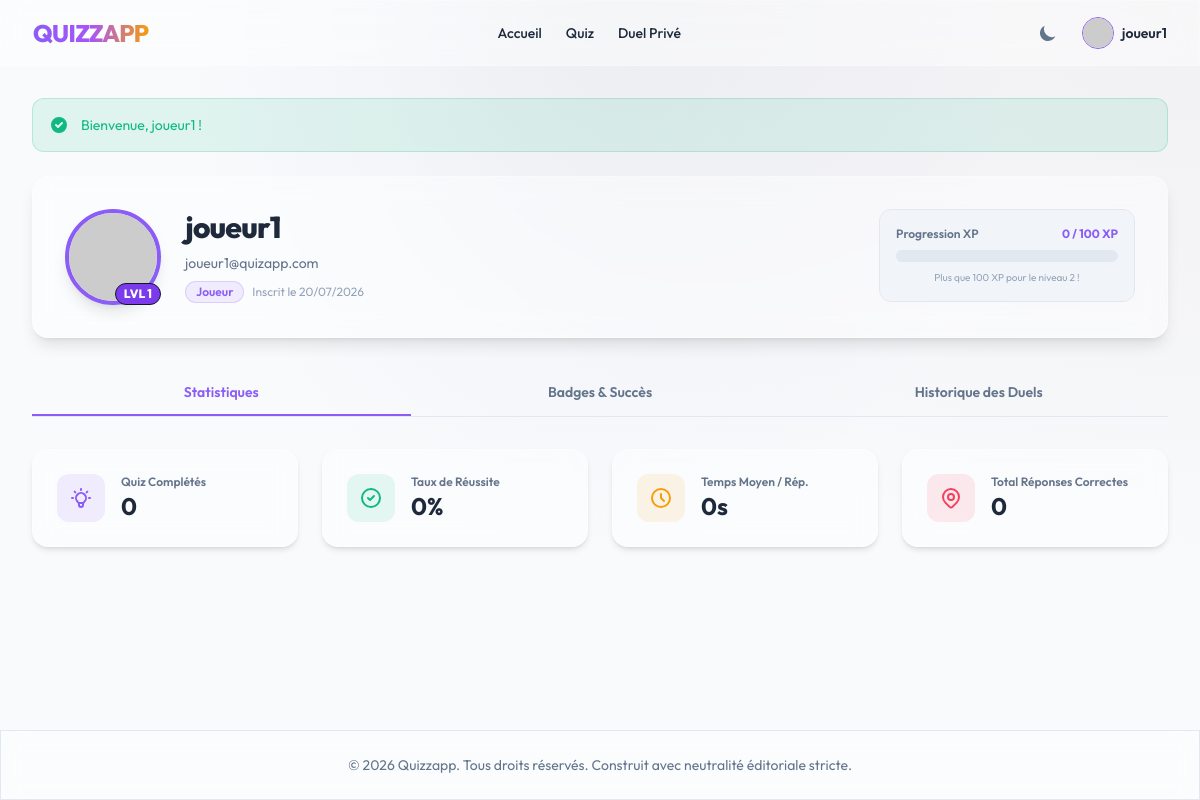
/dashboard (signed in), run on the app's committed database.
### tables this page shows
CREATE TABLE `user_statistics` (
    `id` INT AUTO_INCREMENT PRIMARY KEY,
    `user_id` INT NOT NULL UNIQUE,
    `level` INT DEFAULT 1,
    `xp` INT DEFAULT 0,
    `total_played` INT DEFAULT 0,
    `correct_count` INT DEFAULT 0,
    `time_spent` INT DEFAULT 0,  
    `average_time_per_question` FLOAT DEFAULT 0,
    `created_at` TIMESTAMP DEFAULT CURRENT_TIMESTAMP,
    `updated_at` TIMESTAMP DEFAULT CURRENT_TIMESTAMP ON UPDATE CURRENT_TIMESTAMP,
    CONSTRAINT `fk_stats_user` FOREIGN KEY (`user_id`) REFERENCES `users` (`id`) ON DELETE CASCADE
);

CREATE TABLE `users` (
    `id` INT AUTO_INCREMENT PRIMARY KEY,
    `username` VARCHAR(50) NOT NULL UNIQUE,
    `email` VARCHAR(100) NOT NULL UNIQUE,
    `password_hash` VARCHAR(255) NOT NULL,
    `avatar_url` VARCHAR(255) DEFAULT NULL,
    `role_id` INT NOT NULL,
    `email_verified` TINYINT(1) DEFAULT 0,
    `verification_token` VARCHAR(255) DEFAULT NULL,
    `two_factor_secret` VARCHAR(255) DEFAULT NULL,
    `two_factor_enabled` TINYINT(1) DEFAULT 0,
    `reset_token` VARCHAR(255) DEFAULT NULL,
    `reset_token_expires` DATETIME DEFAULT NULL,
    `created_at` TIMESTAMP DEFAULT CURRENT_TIMESTAMP,
    `updated_at` TIMESTAMP DEFAULT CURRENT_TIMESTAMP ON UPDATE CURRENT_TIMESTAMP,
    INDEX `idx_users_role` (`role_id`),
    INDEX `idx_users_email` (`email`),
    CONSTRAINT `fk_users_role` FOREIGN KEY (`role_id`) REFERENCES `roles` (`id`) ON DELETE RESTRICT
);

### app/Controllers/AuthController.php (called while the page is built, shortened)
<?php
class AuthController
{
    public function dashboard(): void
    {
        $sessionUser = Session::get('user');
        $user = User::findById($sessionUser['id']);
        $stats = User::getStatistics($sessionUser['id']);
        $achievements = User::getAchievements($sessionUser['id']);
        $history = User::getMatchHistory($sessionUser['id']);
        $successRate = 0.0;
        View::render('profile/dashboard', [
            'user' => $user,
            'stats' => $stats,
            'successRate' => $successRate,
            'achievements' => $achievements,
            'history' => $history,
            'csrf_token' => Session::csrfToken()
        ]);
    }
}

### public/index.php (called while the page is built, shortened)
<?php
$container = new Container();
$router = new Router($container);
$router->get('/', [QuizController::class, 'index']);
$router->get('/category/{slug}', [QuizController::class, 'showCategory']);
$router->get('/quiz/{id}', [QuizController::class, 'play']);
$router->get('/quiz/dynamic/{id}', [QuizController::class, 'playDynamic']);
$router->post('/api/quiz/submit', [QuizController::class, 'submitScore'], [CSRFMiddleware::class]);
$router->post('/api/quiz/favorite', [QuizController::class, 'toggleFavorite'], [CSRFMiddleware::class]);
$router->get('/register', [AuthController::class, 'showRegister']);
$router->post('/register', [AuthController::class, 'register'], [CSRFMiddleware::class]);
$router->get('/verify-email', [AuthController::class, 'verifyEmail']);
$router->get('/login', [AuthController::class, 'showLogin']);
$router->post('/login', [AuthController::class, 'login'], [CSRFMiddleware::class]);
$router->get('/login/2fa', [AuthController::class, 'show2FA']);
$router->post('/login/2fa', [AuthController::class, 'verify2FA'], [CSRFMiddleware::class]);
$router->post('/logout', [AuthController::class, 'logout'], [AuthMiddleware::class, CSRFMiddleware::class]);
$router->get('/forgot-password', [AuthController::class, 'showForgotPassword']);
$router->post('/forgot-password', [AuthController::class, 'forgotPassword'], [CSRFMiddleware::class]);
$router->get('/reset-password', [AuthController::class, 'showResetPassword']);
$router->post('/reset-password', [AuthController::class, 'resetPassword'], [CSRFMiddleware::class]);
$router->get('/dashboard', [AuthController::class, 'dashboard'], [AuthMiddleware::class]);
$router->get('/settings', [AuthController::class, 'showSettings'], [AuthMiddleware::class]);
$router->post('/settings/profile', [AuthController::class, 'updateProfile'], [AuthMiddleware::class, CSRFMiddleware::class]);
$router->post('/settings/password', [AuthController::class, 'updatePassword'], [AuthMiddleware::class, CSRFMiddleware::class]);
$router->post('/settings/2fa/generate', [AuthController::class, 'generate2FA'], [AuthMiddleware::class, CSRFMiddleware::class]);
$router->post('/settings/2fa/enable', [AuthController::class, 'enable2FA'], [AuthMiddleware::class, CSRFMiddleware::class]);
$router->post('/settings/2fa/disable', [AuthController::class, 'disable2FA'], [AuthMiddleware::class, CSRFMiddleware::class]);
$router->post('/settings/profile/delete', [AuthController::class, 'deleteAccount'], [AuthMiddleware::class, CSRFMiddleware::class]);
$router->get('/duel', [DuelController::class, 'index'], [AuthMiddleware::class]);
$router->get('/duel/{code}', [DuelController::class, 'playRoom'], [AuthMiddleware::class]);
$router->get('/admin', [AdminController::class, 'dashboard'], [AdminMiddleware::class]);
$router->get('/admin/users', [AdminController::class, 'listUsers'], [AdminMiddleware::class]);
$router->post('/admin/users/role', [AdminController::class, 'updateUserRole'], [AdminMiddleware::class, CSRFMiddleware::class]);
$router->post('/admin/backup', [AdminController::class, 'backupDatabase'], [AdminMiddleware::class, CSRFMiddleware::class]);
$router->post('/admin/export', [AdminController::class, 'exportJSON'], [AdminMiddleware::class, CSRFMiddleware::class]);
$router->post('/admin/import', [AdminController::class, 'importJSON'], [AdminMiddleware::class, CSRFMiddleware::class]);
try {
    $router->dispatch();
} catch (Exception $e) {
    http_response_code(500);
    error_log("Internal Server Error: " . $e->getMessage() . "\n" . $e->getTraceAsString());
    echo "<h1>500 - Erreur Interne du Serveur</h1><p>Une erreur inattendue est survenue. Veuillez contacter l'administrateur.</p>";
}

### app/Core/Database.php (called while the page is built, shortened)
<?php
class Database
{
    private static ?PDO $pdo = null;
    public static function getConnection(): PDO
    {
        if (self::$pdo === null) {
            $configPath = dirname(__DIR__, 2) . '/config/database.php';
            $config = require $configPath;
            $dsn = sprintf(
                "mysql:host=%s;port=%s;dbname=%s;charset=%s",
                $config['host'],
                $config['port'],
                $config['dbname'],
                $config['charset']
            );
            try {
                self::$pdo = new PDO(
                    $dsn,
                    $config['username'],
                    $config['password'],
                    $config['options']
                );
            } catch (PDOException $e) {
                error_log("Database connection failure: " . $e->getMessage() . "\n" . $e->getTraceAsString());
                throw new Exception("Database connection failure.");
            }
        }
        return self::$pdo;
    }
    public static function query(string $sql, array $params = []): \PDOStatement
    {
        $pdo = self::getConnection();
        try {
            $stmt = $pdo->prepare($sql);
            $stmt->execute($params);
            return $stmt;
        } catch (PDOException $e) {
            error_log("Database query execution error: " . $e->getMessage() . " | SQL: " . $sql . "\n" . $e->getTraceAsString());
            throw new Exception("Erreur d'exécution de la base de données.");
        }
    }
    public static function fetch(string $sql, array $params = []): ?array
    {
        $result = self::query($sql, $params)->fetch();
        return $result ? $result : null;
    }
}

### app/Models/User.php (called while the page is built, shortened)
<?php
class User
{
    public static function findById(int $id): ?array
    {
        return Database::fetch("SELECT u.*, r.name as role_name FROM users u JOIN roles r ON u.role_id = r.id WHERE u.id = ?", [$id]);
    }
    public static function getStatistics(int $id): ?array
    {
        return Database::fetch("SELECT * FROM user_statistics WHERE user_id = ?", [$id]);
    }
}

### app/Core/Session.php (called while the page is built, shortened)
<?php
class Session
{
    public static function get(string $key, $default = null)
    {
        return $_SESSION[$key] ?? $default;
    }
}

### views/profile/dashboard.php (the view, shortened to what this page needs)
<div class="space-y-8" x-data="{ activeTab: 'stats' }">
    <div class="glass-card rounded-2xl p-6 md:p-8 flex flex-col md:flex-row items-center md:items-start justify-between shadow-lg relative overflow-hidden">
        <div class="flex flex-col md:flex-row items-center md:items-start space-y-4 md:space-y-0 md:space-x-6 z-10">
            <div class="relative">
                <img class="w-24 h-24 rounded-full border-4 border-violet-500 shadow-lg object-cover"
                     src="<?php echo (!empty($user['avatar_url']) && (str_starts_with($user['avatar_url'], '/') || str_starts_with($user['avatar_url'], 'http'))) ? $user['avatar_url'] : 'https://api.dicebear.com/7.x/bottts/svg?seed=' . urlencode($user['username']); ?>"
                     alt="Avatar">
                <span class="absolute bottom-0 right-0 px-2 py-0.5 text-xs font-extrabold bg-violet-600 text-white rounded-full border border-slate-900">LVL <?php echo (int)($stats['level'] ?? 1); ?></span>
            </div>
            <div class="text-center md:text-left space-y-2">
                <h1 class="text-3xl font-extrabold tracking-tight"><?php echo \App\Core\View::escape($user['username']); ?></h1>
                <p class="text-sm text-slate-500 dark:text-slate-400"><?php echo \App\Core\View::escape($user['email']); ?></p>
                <div class="flex items-center justify-center md:justify-start space-x-2">
                    <span class="px-2.5 py-0.5 text-xs font-semibold rounded-full <?php echo (int)$user['role_id'] === 1 ? 'bg-amber-500/10 text-amber-500 border border-amber-500/20' : 'bg-violet-500/10 text-violet-500 border border-violet-500/20'; ?>">
                        <?php echo (int)$user['role_id'] === 1 ? 'Administrateur' : 'Joueur'; ?>
                    </span>
                    <span class="text-xs text-slate-400">Inscrit le <?php echo date('d/m/Y', strtotime($user['created_at'])); ?></span>
                </div>
            </div>
        </div>
        <div class="w-full md:w-64 mt-6 md:mt-0 bg-slate-100 dark:bg-slate-800/50 border border-slate-200 dark:border-slate-700 rounded-xl p-4 z-10">
            <div class="flex justify-between items-center mb-2">
                <span class="text-xs font-semibold text-slate-500 dark:text-slate-400">Progression XP</span>
                <span class="text-xs font-bold text-violet-500"><?php echo (int)($stats['xp'] ?? 0); ?> / <?php echo ((int)($stats['level'] ?? 1)) * 100; ?> XP</span>
            </div>
            <?php
                $level = (int)($stats['level'] ?? 1);
                $xp = (int)($stats['xp'] ?? 0);
                $targetXp = $level * 100;
            ?>
            <div class="w-full bg-slate-200 dark:bg-slate-700 rounded-full h-3 overflow-hidden">
            </div>
            <p class="text-[10px] text-slate-400 mt-2 text-center">Plus que <?php echo ($targetXp - $xp); ?> XP pour le niveau <?php echo ($level + 1); ?> !</p>
        </div>
    </div>
    <div class="flex border-b border-slate-200 dark:border-slate-800">
        <button @click="activeTab = 'stats'"
                :class="activeTab === 'stats' ? 'border-violet-500 text-violet-500 font-bold' : 'border-transparent text-slate-500 hover:text-slate-700'"
                class="flex-1 py-3 border-b-2 text-center transition-all text-sm font-semibold">
            Statistiques
        </button>
        <button @click="activeTab = 'badges'"
                :class="activeTab === 'badges' ? 'border-violet-500 text-violet-500 font-bold' : 'border-transparent text-slate-500 hover:text-slate-700'"
                class="flex-1 py-3 border-b-2 text-center transition-all text-sm font-semibold">
            Badges & Succès
        </button>
        <button @click="activeTab = 'history'"
                :class="activeTab === 'history' ? 'border-violet-500 text-violet-500 font-bold' : 'border-transparent text-slate-500 hover:text-slate-700'"
                class="flex-1 py-3 border-b-2 text-center transition-all text-sm font-semibold">
            Historique des Duels
        </button>
    </div>
    <div x-show="activeTab === 'stats'" class="grid grid-cols-1 sm:grid-cols-2 lg:grid-cols-4 gap-6">
        <div class="glass-card rounded-2xl p-6 shadow-md flex items-center space-x-4">
            <div class="p-3 bg-violet-500/10 text-violet-500 rounded-xl">
            </div>
            <div>
                <p class="text-xs font-semibold text-slate-500 dark:text-slate-400">Quiz Complétés</p>
                <p class="text-2xl font-bold"><?php echo (int)($stats['total_played'] ?? 0); ?></p>
            </div>
        </div>
        <div class="glass-card rounded-2xl p-6 shadow-md flex items-center space-x-4">
            <div class="p-3 bg-emerald-500/10 text-emerald-500 rounded-xl">
                <svg class="w-6 h-6" fill="none" stroke="currentColor" viewBox="0 0 24 24"><path stroke-linecap="round" stroke-linejoin="round" stroke-width="2" d="M9 12l2 2 4-4m6 2a9 9 0 11-18 0 9 9 0 0118 0z"></path></svg>
            </div>
            <div>
                <p class="text-xs font-semibold text-slate-500 dark:text-slate-400">Taux de Réussite</p>
                <p class="text-2xl font-bold"><?php echo $successRate; ?>%</p>
            </div>
        </div>
        <div class="glass-card rounded-2xl p-6 shadow-md flex items-center space-x-4">
            <div class="p-3 bg-amber-500/10 text-amber-500 rounded-xl">
                <svg class="w-6 h-6" fill="none" stroke="currentColor" viewBox="0 0 24 24"><path stroke-linecap="round" stroke-linejoin="round" stroke-width="2" d="M12 8v4l3 3m6-3a9 9 0 11-18 0 9 9 0 0118 0z"></path></svg>
            </div>
            <div>
                <p class="text-xs font-semibold text-slate-500 dark:text-slate-400">Temps Moyen / Rép.</p>
                <p class="text-2xl font-bold"><?php echo round((float)($stats['average_time_per_question'] ?? 0.0), 1); ?>s</p>
            </div>
        </div>
        <div class="glass-card rounded-2xl p-6 shadow-md flex items-center space-x-4">
            <div class="p-3 bg-rose-500/10 text-rose-500 rounded-xl">
            </div>
            <div>
                <p class="text-xs font-semibold text-slate-500 dark:text-slate-400">Total Réponses Correctes</p>
                <p class="text-2xl font-bold"><?php echo (int)($stats['correct_count'] ?? 0); ?></p>
            </div>
        </div>
    </div>
</div>

### app/Core/Router.php (shortened to what this page needs)
<?php
class Router
{
    private array $routes = [];
    private Container $container;
    public function __construct(Container $container)
    {
        $this->container = $container;
    }
    private function addRoute(string $method, string $path, array $handler, array $middlewares): void
    {
        $regexPath = preg_replace('/\{([a-zA-Z0-9_]+)\}/', '(?P<$1>[^/]+)', $path);
        $regexPath = '#^' . $regexPath . '$#';
        $this->routes[] = [
            'method' => $method,
            'path' => $path,
            'regex' => $regexPath,
            'controller' => $handler[0],
            'action' => $handler[1],
            'middlewares' => $middlewares
        ];
    }
    public function dispatch(): void
    {
        $uri = parse_url($_SERVER['REQUEST_URI'], PHP_URL_PATH);
        $method = $_SERVER['REQUEST_METHOD'] ?? 'GET';
        $effectiveMethod = $method === 'HEAD' ? 'GET' : $method;
        foreach ($this->routes as $route) {
            if ($route['method'] === $effectiveMethod && preg_match($route['regex'], $uri, $matches)) {
                $params = array_filter($matches, 'is_string', ARRAY_FILTER_USE_KEY);
                $controller = $this->container->get($route['controller']);
                $action = $route['action'];
                call_user_func_array([$controller, $action], [$params]);
                return;
            }
        }
    }
}

### data on the page
user_statistics: level "1", xp "0", ((int)($stats['level']??1))*100 "100", $targetXp - $xp "100", $level + 1 "2", total_played "0", average_time_per_question "0", correct_count "0"
users: username "joueur1", email "joueur1@quizapp.com", created_at "20/07/2026"
